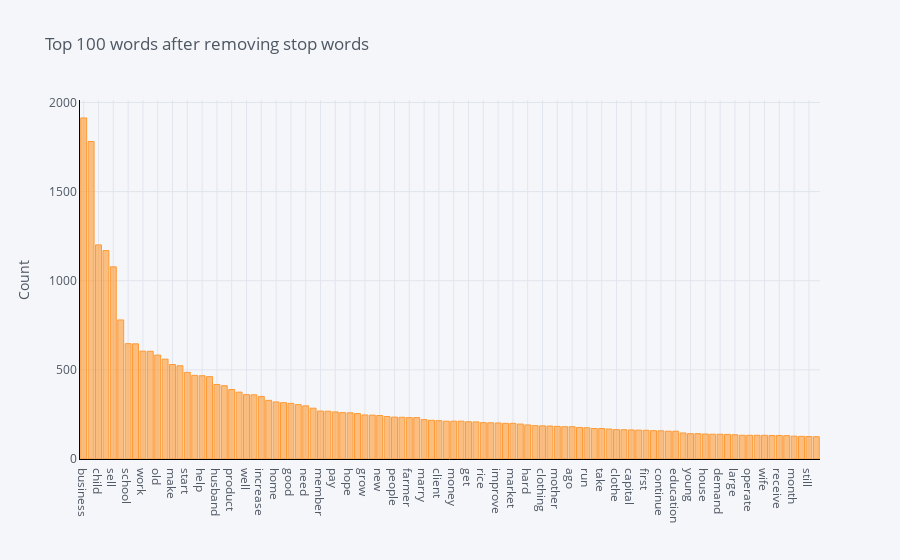

The cell this chart's notebook holds for it:
### Markdown cell above
#### Distribuição de frequencia do corpus.

### Code cell
plot_model()

### Figure 1 — Plotly figure (JSON) as saved in the notebook; plotly's stock layout.template omitted (floating-point values rounded to 4 significant figures)
{"data": [{"marker": {"color": "rgba(255, 153, 51, 0.6)", "line": {"color": "rgba(255, 153, 51, 1.0)", "width": 1}}, "name": "count", "orientation": "v", "text": "", "type": "bar", "x": ["business", "loan", "child", "year", "sell", "buy", "school", "also", "work", "use", "old", "family", "make", "able", "start", "small", "help", "group", "husband", "live", "product", "purchase", "well", "income", "increase", "woman", "home", "customer", "good", "community", "need", "order", "member", "request", "pay", "expand", "hope", "stock", "grow", "want", "new", "time", "people", "provide", "farmer", "store", "marry", "many", "client", "area", "money", "go", "get", "entrepreneur", "rice", "support", "improve", "give", "market", "life", "hard", "sale", "clothing", "repay", "mother", "food", "ago", "shop", "run", "profit", "take", "plan", "clothe", "invest", "capital", "service", "first", "high", "continue", "farm", "education", "local", "young", "item", "house", "fee", "demand", "married", "large", "enable", "operate", "meet", "wife", "say", "receive", "day", "month", "age", "still", "offer"], "y": [1913, 1781, 1201, 1169, 1078, 780, 647, 646, 605, 604, 583, 560, 530, 523, 486, 469, 467, 462, 418, 411, 390, 375, 361, 360, 351, 329, 320, 316, 312, 305, 298, 285, 269, 268, 264, 260, 259, 255, 247, 246, 244, 238, 235, 234, 232, 232, 221, 217, 215, 212, 212, 212, 209, 208, 204, 203, 202, 200, 200, 196, 191, 187, 186, 185, 183, 181, 181, 177, 175, 171, 171, 168, 165, 164, 163, 162, 161, 159, 158, 156, 156, 146, 142, 142, 140, 139, 139, 138, 136, 133, 133, 133, 133, 132, 132, 131, 128, 127, 126, 125]}], "layout": {"legend": {"bgcolor": "#F5F6F9", "font": {"color": "#4D5663"}}, "paper_bgcolor": "#F5F6F9", "plot_bgcolor": "#F5F6F9", "title": {"font": {"color": "#4D5663"}, "text": "Top 100 words after removing stop words"}, "xaxis": {"gridcolor": "#E1E5ED", "linecolor": "black", "showgrid": true, "tickfont": {"color": "#4D5663"}, "title": {"font": {"color": "#4D5663"}, "text": ""}, "zerolinecolor": "#E1E5ED"}, "yaxis": {"gridcolor": "#E1E5ED", "linecolor": "black", "showgrid": true, "tickfont": {"color": "#4D5663"}, "title": {"font": {"color": "#4D5663"}, "text": "Count"}, "zerolinecolor": "#E1E5ED"}}}
